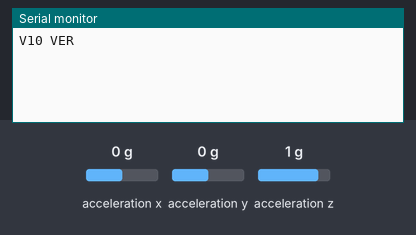
A program run on a simulated Arduino Nano RP2040 Connect. On the bench: the last lines printed to the serial monitor. The inputs (shaded band) are chosen by the test bench; at power-on: acceleration y 0 g, acceleration x 0 g, acceleration z 1 g. Nothing arrives over Bluetooth unless stated; a phone connects over Bluetooth LE 3 s after start.

Above: at 3.8 s.
3.9 s: acceleration y set to 0.2 g
At 4.5 s:
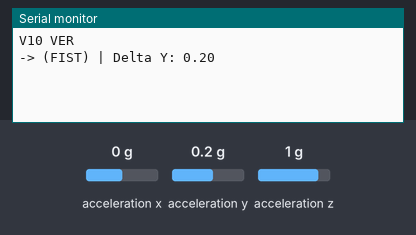
5.4 s: acceleration y set to 0.5 g
At 6.6 s:
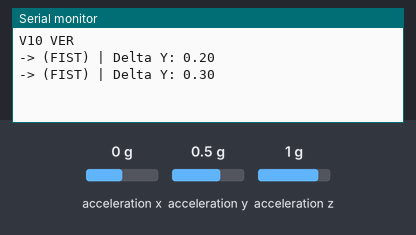
6.9 s: acceleration y set to 0.3 g
At 7.9 s:
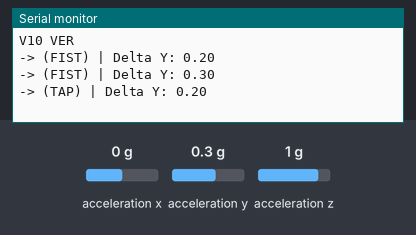

Measured:
- after the input at 3.9 s, the serial monitor: prints a new line at once (image 1)
- after the input at 5.4 s, the serial monitor: prints a new line at once (image 2)
- after the input at 6.9 s, the serial monitor: prints a new line at once (image 3)

The program:

main.cpp
```cpp
#include <Arduino.h>
#include <Arduino_LSM6DSOX.h>
#include <ArduinoBLE.h>

const char* const SERVICE_UUID        = "4fafc201-1fb5-459e-8fcc-c5c9c331914b";
const char* const CHARACTERISTIC_UUID = "beb5483e-36e1-4688-b7f5-ea07361b26a8";

BLEService gestureService(SERVICE_UUID);
BLEStringCharacteristic gestureCharacteristic(CHARACTERISTIC_UUID, BLENotify, 20);

float last_y = 0.0f;

// STATE MACHINE NON BLOCK
unsigned long globalLockoutEnd = 0;
unsigned long actionTimer      = 0;
unsigned long lastSampleTime   = 0;
bool pendingProcess            = false;

int tapCount  = 0;
int fistCount = 0;

const unsigned long WINDOW_WAIT_MS = 600; // PROCESS
const unsigned long LOCKOUT_MS     = 450; // ANTI DOUBLE TRIGGER

void setup() {
    Serial.begin(115200);
    if (!IMU.begin()) { while (1); }
    if (!BLE.begin()) { while (1); }

    BLE.setLocalName("Wearable_Gesture_Controller");
    BLE.setAdvertisedService(gestureService);
    gestureService.addCharacteristic(gestureCharacteristic);
    BLE.addService(gestureService);

    BLE.advertise();
    Serial.println("V10 VER");
}

void loop() {
    BLE.poll(); // STABILITY BLE

    BLEDevice central = BLE.central();
    if (central && central.connected()) {
        unsigned long currentTime = millis();

        // 104 Hz Hardware Sampling Lock
        if (currentTime - lastSampleTime >= 10) {
            lastSampleTime = currentTime;

            float x, y, z;
            if (IMU.accelerationAvailable()) {
                IMU.readAcceleration(x, y, z);

                // DELTA DIFFERSIAL TEMPORAL
                float delta_y = y - last_y;
                last_y = y;

                float abs_delta_y = abs(delta_y);

                // RUNNING
                if (currentTime > globalLockoutEnd) {

                    // 1. FIST
                    if (abs_delta_y >= 0.2f && abs_delta_y < 0.4f) {
                        fistCount++;
                        Serial.print("-> (FIST) | Delta Y: ");
                        Serial.println(abs_delta_y);

                        if (fistCount == 1) {
                            actionTimer = currentTime;
                            pendingProcess = true;
                        }
                        globalLockoutEnd = currentTime + 340;
                    }

                    // 2. TAP
                    else if (abs_delta_y >= 0.15f && abs_delta_y < 0.2f) {
                        tapCount++;
                        Serial.print("-> (TAP) | Delta Y: ");
                        Serial.println(abs_delta_y);

                        if (tapCount == 1) {
                            actionTimer = currentTime;
                            pendingProcess = true;
                        }
                        globalLockoutEnd = currentTime + 180;
                    }
                }
            }
        }

        // 3. BLE STATE
        if (pendingProcess && (millis() - actionTimer > WINDOW_WAIT_MS)) {

            if (tapCount == 1 && fistCount == 0) {
                gestureCharacteristic.writeValue("NEXT_TAP");
            }
            else if (tapCount >= 2 && fistCount == 0) {
                gestureCharacteristic.writeValue("PREV_TAP");
            }
            else if (fistCount == 1 && tapCount == 0) {
                gestureCharacteristic.writeValue("NEXT_FIST");
            }
            else if (fistCount >= 2 && tapCount == 0) {
                gestureCharacteristic.writeValue("PREV_FIST");
            }

            // CLEANING
            tapCount = 0;
            fistCount = 0;
            pendingProcess = false;
            globalLockoutEnd = millis() + LOCKOUT_MS;
        }
    }
}
```
